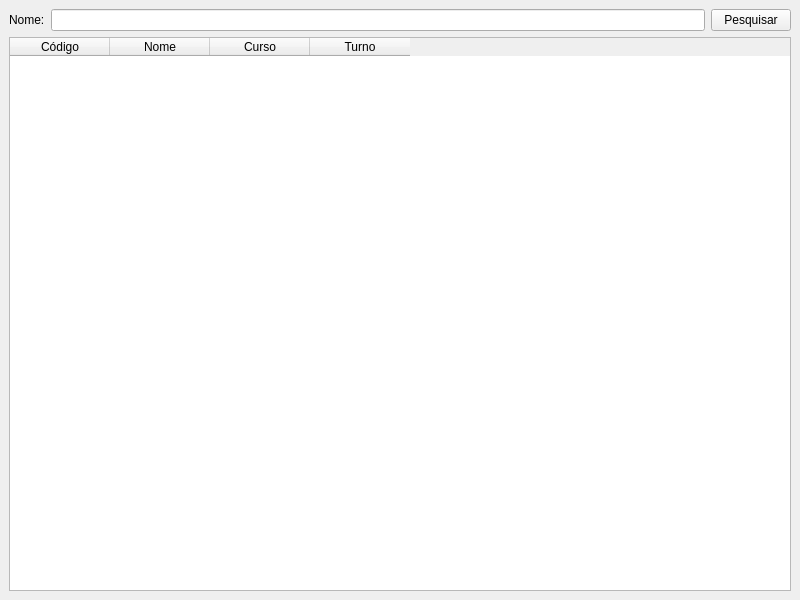
<?xml version="1.0" encoding="UTF-8"?>
<ui version="4.0">
 <class>PesqAluno</class>
 <widget class="QMainWindow" name="PesqAluno">
  <property name="geometry">
   <rect>
    <x>0</x>
    <y>0</y>
    <width>800</width>
    <height>600</height>
   </rect>
  </property>
  <property name="windowTitle">
   <string>Pesquisa de Aluno</string>
  </property>
  <widget class="QWidget" name="centralwidget">
   <layout class="QVBoxLayout" name="verticalLayout">
    <item>
     <layout class="QHBoxLayout" name="horizontalLayout">
      <item>
       <widget class="QLabel" name="label_nome">
        <property name="text">
         <string>Nome:</string>
        </property>
       </widget>
      </item>
      <item>
       <widget class="QLineEdit" name="line_nome"/>
      </item>
      <item>
       <widget class="QPushButton" name="botao_pesquisar">
        <property name="text">
         <string>Pesquisar</string>
        </property>
       </widget>
      </item>
     </layout>
    </item>
    <item>
     <widget class="QTableWidget" name="tabela">
      <column>
       <property name="text">
        <string>Código</string>
       </property>
      </column>
      <column>
       <property name="text">
        <string>Nome</string>
       </property>
      </column>
      <column>
       <property name="text">
        <string>Curso</string>
       </property>
      </column>
      <column>
       <property name="text">
        <string>Turno</string>
       </property>
      </column>
     </widget>
    </item>
   </layout>
  </widget>
 </widget>
 <resources/>
 <connections/>
</ui>
